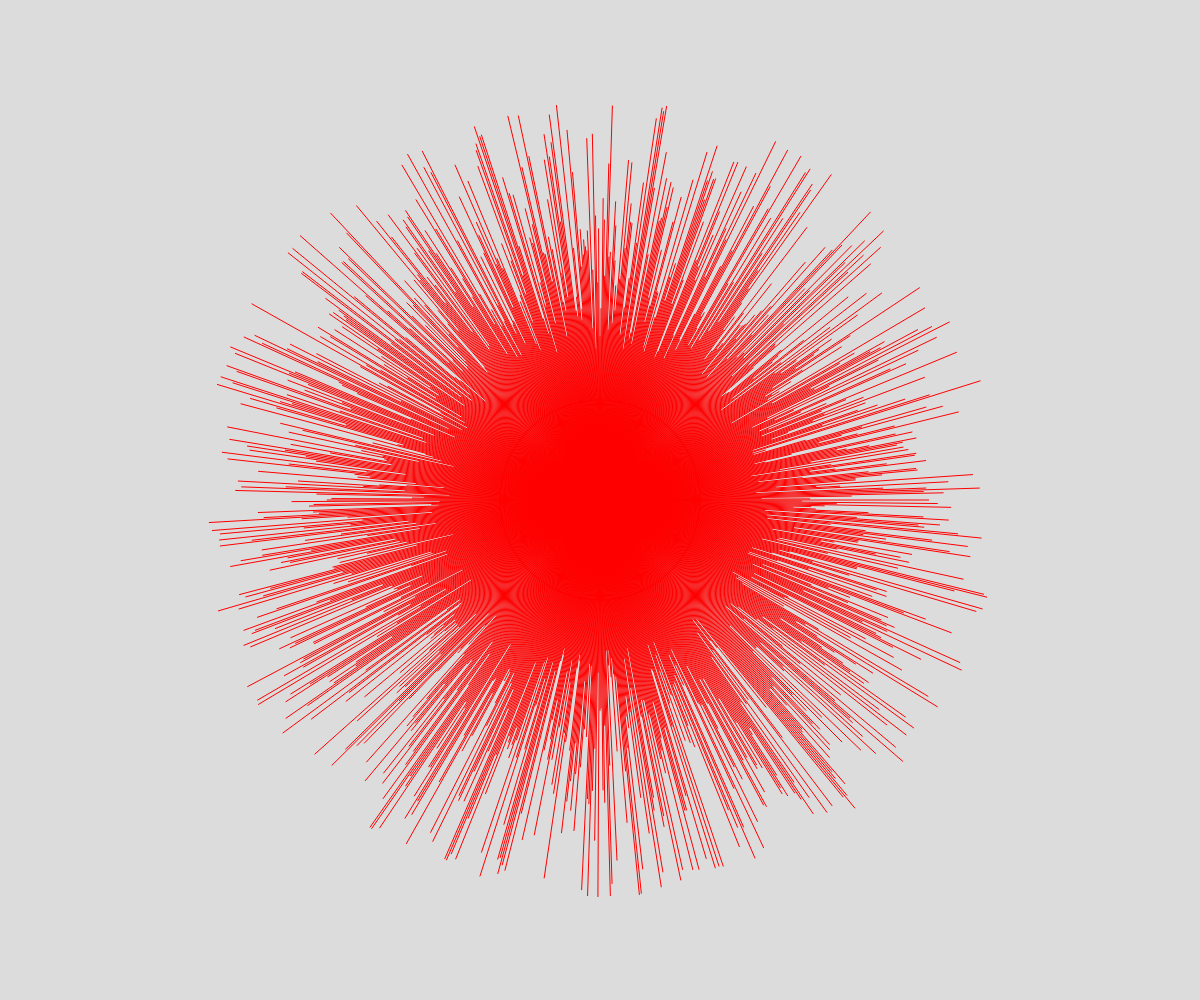
Frame 1 (no input)
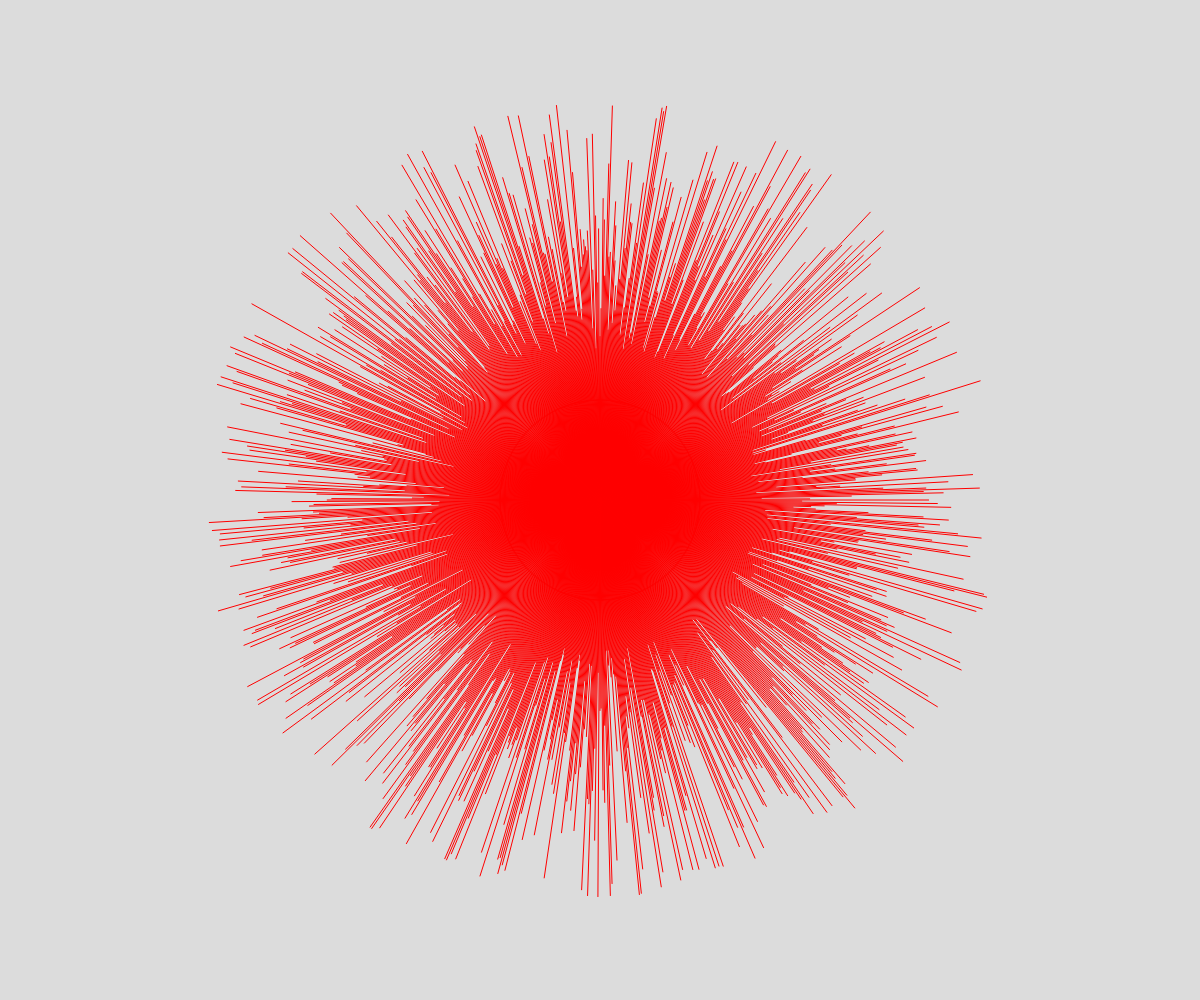
Frame 60 (no input)
Frame 120 (the mouse pressed at the canvas centre since frame 60): identical to frame 60, image omitted

The p5.js sketch that drew these frames (run headless with seeded random() and noise() and a simulated clock; from frame 60 on, the mouse is pressed at the canvas centre):

// p5.js sketch
// ── sketch.js
let values=[];

function windowResized() {
  resizeCanvas(windowWidth, windowHeight);
}

function setup() {
  createCanvas(windowWidth, windowHeight);
  // Initialize the values array with random heights
  for (let i = 0; i < width; i++) {
    values[i] = random(50, 300);
  }
}

function draw() {
  background(220);
  // Draw lines with values distance from centre of the screen radially
  // place at centre
  translate(width / 2, height / 2);
  //using values len
  for (let i = 0; i < values.length; i++) {
    let angle = map(i, 0, values.length, 0, TWO_PI);
    let x = cos(angle) * 100;
    let y = sin(angle) * 100;
    line(x, y, 0, 0);
    stroke(255, 0, 0);
    line(x, y, x + cos(angle) * values[i], y + sin(angle) * values[i]);
  }
}

// ── lines.js
class Line {
    constructor(x1, y1, x2, y2) {
        this.x1 = x1;
        this.y1 = y1;
        this.x2 = x2;
        this.y2 = y2;
    }

    draw(ctx) {
        ctx.beginPath();
        ctx.moveTo(this.x1, this.y1);
        ctx.lineTo(this.x2, this.y2);
        ctx.stroke();
    }
}
